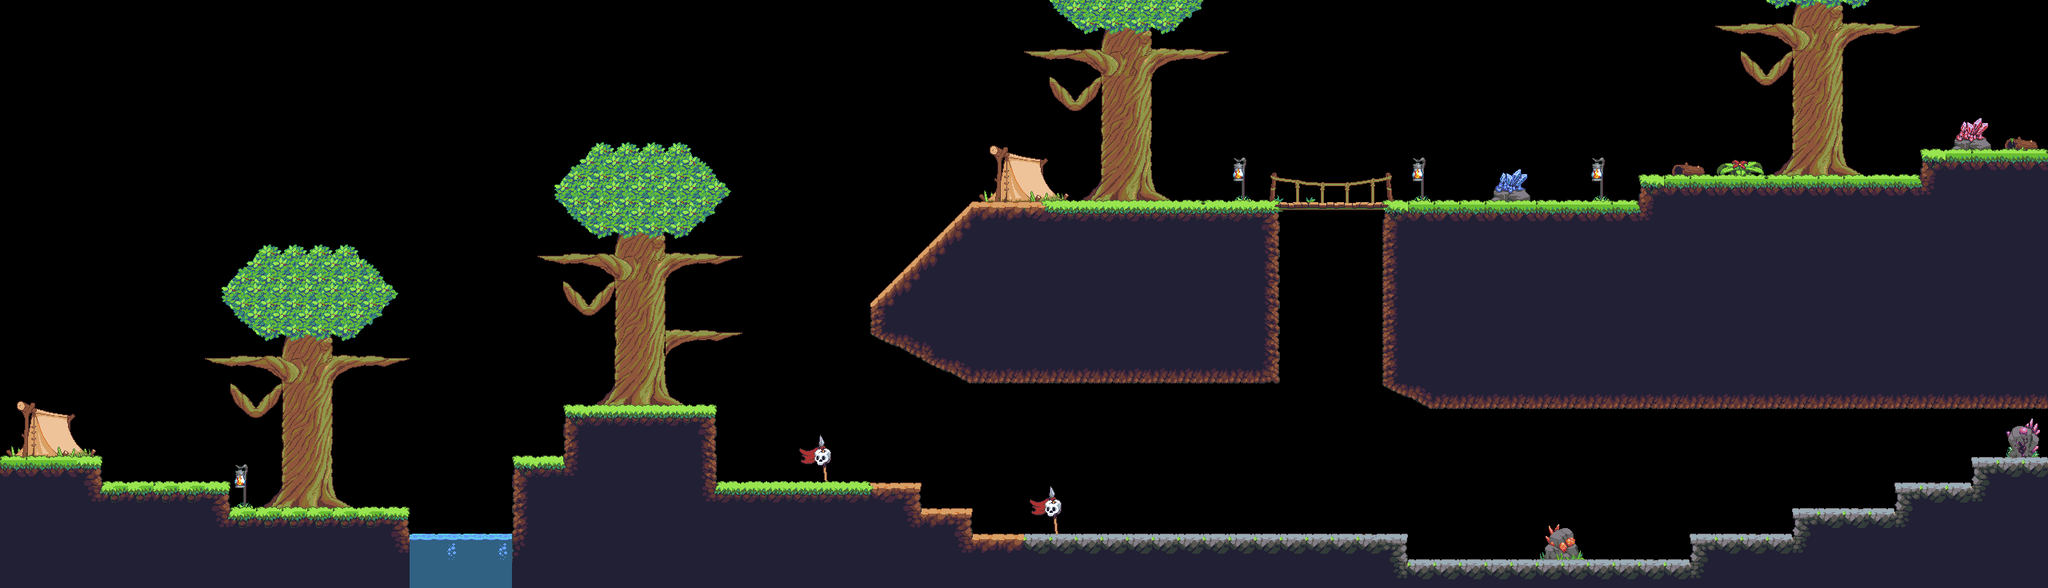

Rendered tile map (Tiled .tmx) drawn with the repository's tilesets; below, a short description and the map source with its tile grids summarised:
An orthogonal 80x23 tile map with 32x32 px tiles, 3 tile layers (CollidingLayer, Calque de Tuiles 2, Calque de Tuiles 3), 2 tilesets.

<map version="1.8" tiledversion="1.8.4" orientation="orthogonal" renderorder="right-down" width="80" height="23" tilewidth="32" tileheight="32" infinite="0" nextlayerid="4" nextobjectid="1">
 <tileset firstgid="1" name="Jungle_terrain" tilewidth="32" tileheight="32" tilecount="420" columns="28">
  <image source="Jungle_terrain.png" trans="ffff7f" width="896" height="480" />
 </tileset>
 <tileset firstgid="421" name="objects" tilewidth="32" tileheight="32" tilecount="91" columns="13">
  <image source="objects.PNG" trans="ffff7f" width="416" height="224" />
 </tileset>
 <layer id="1" name="CollidingLayer" width="80" height="23">
  <data>[1840 cells, 598 non-empty, 42 distinct tile ids]</data>
 </layer>
 <layer id="2" name="Calque de Tuiles 2" width="80" height="23">
  <data>[1840 cells, 246 non-empty, 102 distinct tile ids]</data>
 </layer>
 <layer id="3" name="Calque de Tuiles 3" width="80" height="23">
  <data>[1840 cells, 190 non-empty, 24 distinct tile ids]</data>
 </layer>
</map>
